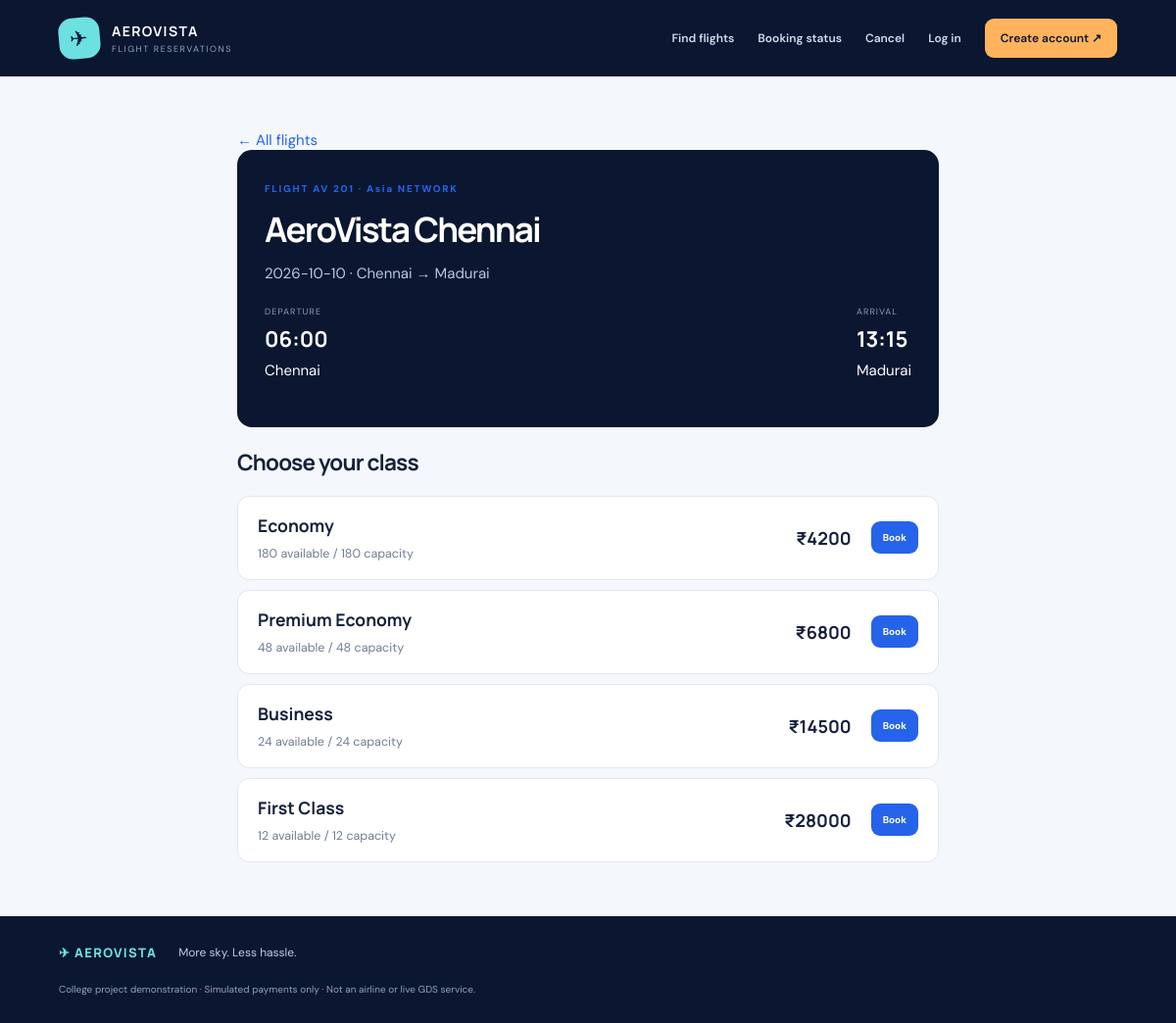
The app's page /flight/1 with its own data.
### tables this page shows
CREATE TABLE flights(id INTEGER PRIMARY KEY,number TEXT UNIQUE NOT NULL,name TEXT NOT NULL,origin TEXT NOT NULL,destination TEXT NOT NULL,departure TEXT NOT NULL,arrival TEXT NOT NULL,journey_date TEXT NOT NULL,zone TEXT DEFAULT 'South',active INTEGER DEFAULT 1);

CREATE TABLE classes(id INTEGER PRIMARY KEY,flight_id INTEGER REFERENCES flights(id),class_name TEXT NOT NULL,capacity INTEGER NOT NULL,fare REAL NOT NULL,UNIQUE(flight_id,class_name));

### app.py (the view)
@app.route("/flight/<int:tid>")
def flight_detail(tid):
 t=flight(tid)
 if not t: abort(404)
 with db() as c: cs=c.execute("SELECT * FROM classes WHERE flight_id=? ORDER BY fare",(tid,)).fetchall()
 return render_template("flight_detail.html",t=t,classes=[{"class":x,"available":available(tid,x,t["journey_date"])} for x in cs])

### app.py (called while the page is built)
def db():
 c=sqlite3.connect(DB); c.row_factory=sqlite3.Row; c.execute("PRAGMA foreign_keys=ON"); return c

def me():
 if not session.get("uid"): return None
 with db() as c: return c.execute("SELECT id,name,email,role FROM users WHERE id=?",(session["uid"],)).fetchone()

def available(tid,cls,d):
 with db() as c:
  n=c.execute("SELECT COALESCE(SUM(passenger_count),0) n FROM bookings WHERE flight_id=? AND class_name=? AND journey_date=? AND status='CONFIRMED'",(tid,cls["class_name"],d)).fetchone()["n"]
 return max(0,cls["capacity"]-n)

def flight(tid):
 with db() as c: return c.execute("SELECT * FROM flights WHERE id=?",(tid,)).fetchone()

@app.context_processor
def ctx(): return {"current_user":me(),"today":date.today().isoformat()}

### templates/flight_detail.html
{% extends "base.html" %}{% block content %}<section class="narrow"><a href="{{ url_for('index') }}">← All flights</a><div class="detail"><span class="eyebrow">FLIGHT {{ t.number }} · {{ t.zone }} NETWORK</span><h1>{{ t.name }}</h1><p>{{ t.journey_date }} · {{ t.origin }} → {{ t.destination }}</p><div class="route"><div><small>DEPARTURE</small><b>{{ t.departure }}</b>{{ t.origin }}</div><div><small>ARRIVAL</small><b>{{ t.arrival }}</b>{{ t.destination }}</div></div></div><h2>Choose your class</h2>{% for x in classes %}{% set c=x.class %}<article class="classrow"><div><h3>{{ c.class_name }}</h3><small>{{ x.available }} available / {{ c.capacity }} capacity</small></div><div><b>₹{{ "%.0f"|format(c.fare) }}</b><a class="btn small" href="{{ url_for('book',tid=t.id,cid=c.id) }}">Book</a></div></article>{% endfor %}</section>{% endblock %}

### static/style.css (style rules this page uses)
:root { --navy:#0b1630;--navy2:#13264a;--blue:#2563eb;--cyan:#6de0e2;--orange:#ffb35c;--ink:#15213a;--muted:#6f7d93;--paper:#f4f7fb;--line:#e1e7f0;--white:#fff;--shadow:0 20px 60px rgba(11,22,48,.09) }
* { box-sizing:border-box }
html { scroll-behavior:smooth }
body { margin:0;background:var(--paper);color:var(--ink);font-family:'DM Sans',sans-serif;font-size:15px }
a { color:var(--blue);text-decoration:none }
h1,h2,h3,b,strong { font-family:Manrope,'DM Sans',sans-serif }
h1 { font-size:clamp(2.2rem,5vw,4.3rem);letter-spacing:-.055em;line-height:1.04;margin:15px 0 }
h2 { letter-spacing:-.035em }
p { line-height:1.65;color:var(--muted) }
.btn { display:inline-flex;justify-content:center;align-items:center;gap:12px;border:0;border-radius:9px;padding:14px 18px;background:var(--blue);color:white;font:700 12px 'DM Sans';cursor:pointer;transition:transform .15s,background .15s }
.eyebrow { font-size:10px;font-weight:800;letter-spacing:.17em;color:var(--blue) }
.btn.small { padding:10px 12px;font-size:10px;white-space:nowrap }
.narrow { max-width:760px;margin:55px auto;padding:0 22px }
.narrow>.detail { background:var(--navy);color:white;padding:28px;border-radius:15px;margin-bottom:20px }
.detail p { color:#b9c8de }
.detail h1 { font-size:35px }
.route { display:flex;justify-content:space-between;gap:20px;margin:20px 0 }
.route>div { display:flex;flex-direction:column;gap:7px }
.route small { font-size:9px;color:#8d9bb0;letter-spacing:.12em }
.route b { font-size:22px }
.classrow { background:white;border:1px solid var(--line);border-radius:12px;padding:17px 20px;margin:10px 0;display:flex;align-items:center;justify-content:space-between;gap:15px }
.classrow h3 { margin:0 0 6px }
.classrow small { color:var(--muted) }
.classrow>div:last-child { display:flex;align-items:center;gap:20px }
.classrow>div:last-child>b { font-size:18px }

### records on screen
flights: number "AV 201", zone "Asia", name "AeroVista Chennai", journey_date "2026-10-10", origin "Chennai", destination "Madurai", departure "06:00", arrival "13:15"
classes: class_name "Economy", capacity "180", fare "4200"
classes: class_name "Premium Economy", capacity "48", fare "6800"
classes: class_name "Business", capacity "24", fare "14500"
classes: class_name "First Class", capacity "12", fare "28000"

### other values on screen
{{ x.available }} "180" "48" "24" "12"
